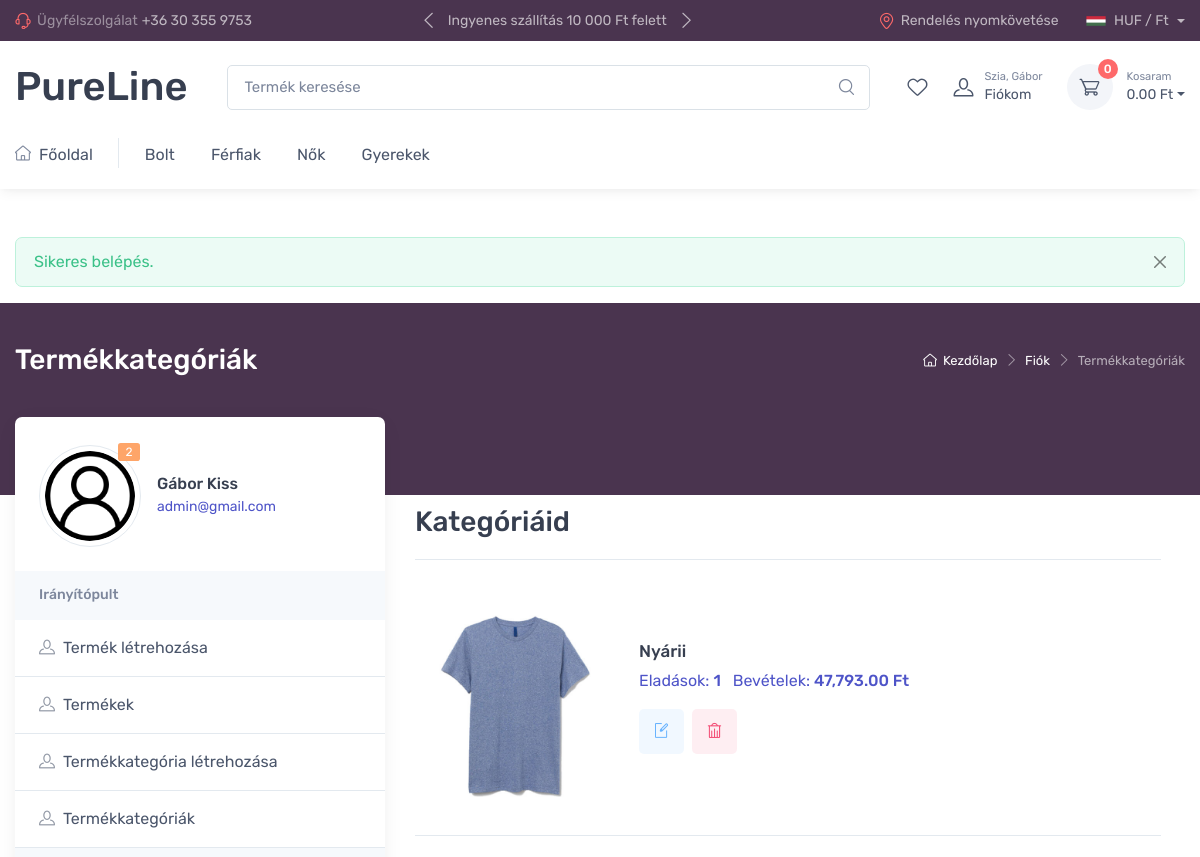
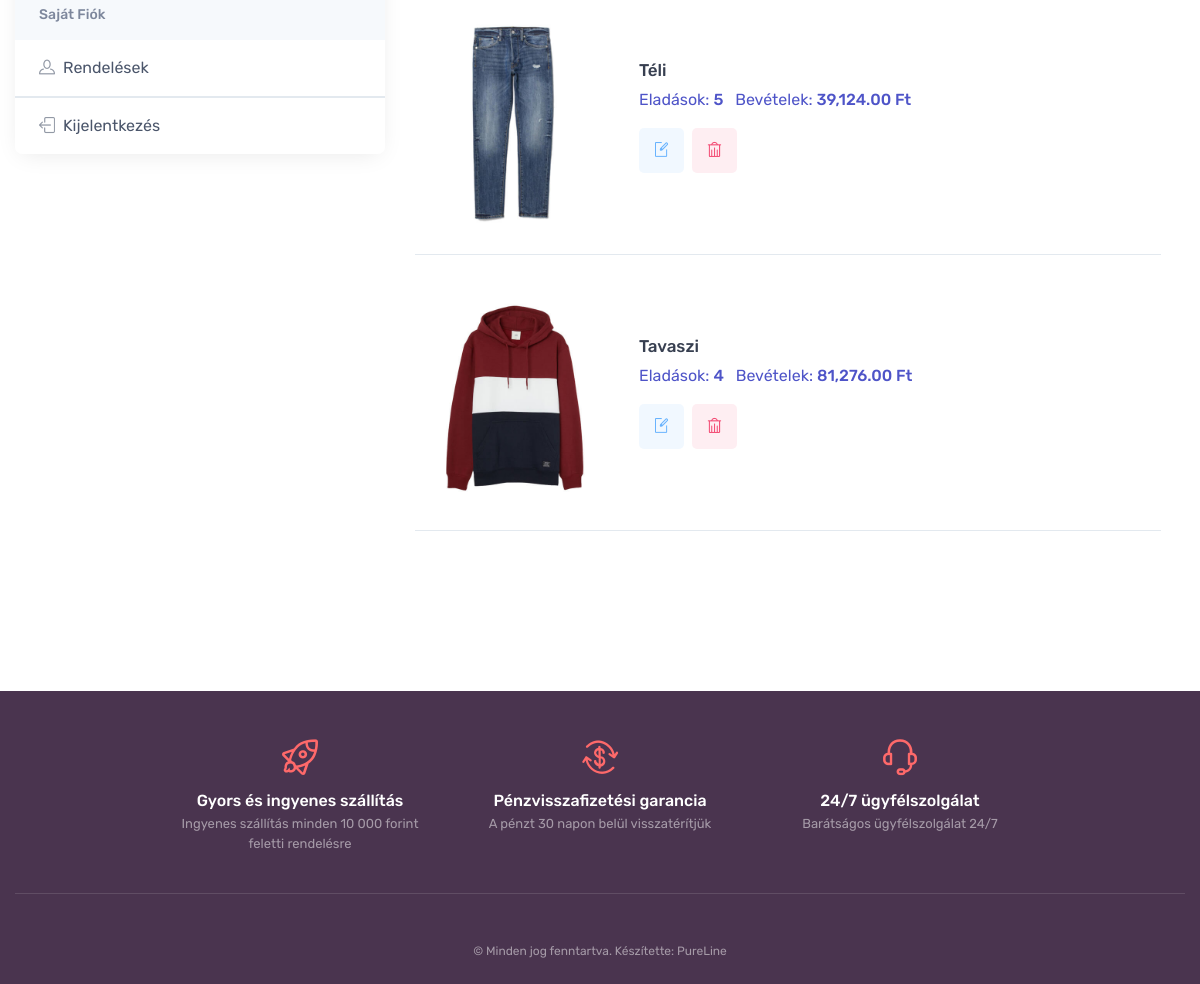
Screenshot of /admin-categories.php (signed in) with the database file from the repository (2 pictures, top to bottom).
### tables this page shows
CREATE TABLE `categories` (
  `id` int(11) NOT NULL,
  `name` text DEFAULT NULL,
  `photo` text DEFAULT NULL,
  `parent_id` int(11) DEFAULT NULL,
  `description` text DEFAULT NULL
);

### htdocs/files/functions.php (called while the page is built, shortened)
<?php
$conn = new mysqli ("localhost", "root","","shop");
$conn->set_charset("utf8mb4");
function db_select($table,$condition = null)
{
    $sql = "SELECT * FROM $table";
    if ($condition != null) {
        $sql .= " WHERE $condition";
    }
    global $conn;
    $res = $conn->query($sql);
    $rows = [];
    while ($row = $res->fetch_assoc()){
        $rows[] = $row;
    }
    return $rows;
}

### htdocs/admin-categories.php (the view, shortened to what this page needs)
<?php
require_once('files/functions.php');
$categories = db_select("categories", '1 ORDER BY id DESC');
$products = db_select("products", '1');
$orders = db_select("orders", '1');
$categoryProductCount = [];
$categoryEarnings = [];
foreach ($categories as $category) {
    $categoryId = $category['id'];
    $categoryProductCount[$categoryId] = 0;
    $categoryEarnings[$categoryId] = 0;
}
foreach ($orders as $order) {
    $cartData = json_decode($order['cart'], true);
    foreach ($cartData as $item) {
        $productId = $item['pro']['id'];
        $quantity = $item['quantity'];
        $productPrice = 0;
        foreach ($products as $product) {
            if ($product['id'] == $productId) {
                $productPrice = $product['price'];
                $categoryId = $product['category_id'];
                break;
            }
        }
        if (isset($categoryEarnings[$categoryId])) {
            $categoryProductCount[$categoryId] += $quantity;
            $categoryEarnings[$categoryId] += $productPrice * $quantity;
        }
    }
}
require_once('files/header.php');
?>
<div class="page-title-overlap bg-linecolor pt-4">
    <div class="container d-lg-flex justify-content-between py-2 py-lg-3">
        <div class="order-lg-2 mb-3 mb-lg-0 pt-lg-2">
            <nav aria-label="breadcrumb">
                <ol class="breadcrumb breadcrumb-light flex-lg-nowrap justify-content-center justify-content-lg-start">
                    <li class="breadcrumb-item"><a class="text-nowrap" href="index.php"><i class="ci-home"></i>Kezdőlap</a></li>
                    <li class="breadcrumb-item text-nowrap"><a href="#">Fiók</a></li>
                    <li class="breadcrumb-item text-nowrap active" aria-current="page">Termékkategóriák</li>
                </ol>
            </nav>
        </div>
        <div class="order-lg-1 pe-lg-4 text-center text-lg-start">
            <h1 class="h3 text-light mb-0">Termékkategóriák</h1>
        </div>
    </div>
</div>
<div class="container pb-5 mb-2 mb-md-4">
    <div class="row">
        <?php require_once('files/admin-account-sidebar.php'); ?>
        <section class="col-lg-8 pt-lg-4 pb-4 mb-3">
            <div class="pt-2 px-4 ps-lg-0 pe-xl-5">
                <div class="d-sm-flex flex-wrap justify-content-between align-items-center border-bottom">
                    <h2 class="h3 py-2 me-2 text-center text-sm-start mt-5">Kategóriáid</h2>
                </div>
                <?php
                foreach ($categories as $category) {
                    $categoryId = $category['id'];
                    $name = htmlspecialchars($category['name']);
                    $photoData = json_decode($category['photo'], true);
                    $photo = isset($photoData[0]['src']) ? htmlspecialchars($photoData[0]['src']) : '';
                    $salesCount = isset($categoryProductCount[$categoryId]) ? $categoryProductCount[$categoryId] : 0;
                    $earnings = isset($categoryEarnings[$categoryId]) ? $categoryEarnings[$categoryId] : 0;
                    $formattedEarnings = number_format($earnings, 2);
                    echo <<<EOF
                    <div class="d-block d-sm-flex align-items-center py-4 border-bottom">
                        <a class="d-block mb-3 mb-sm-0 me-sm-4 ms-sm-0 mx-auto" style="width: 12.5rem;">
                            <img class="rounded-3" src="$photo" alt="$name">
                        </a>
                        <div class="text-center text-sm-start">
                            <h3 class="h6 product-title mb-2">$name</h3>
                            <div class="d-inline-block text-accent">Eladások: <span class="fw-medium">$salesCount</span></div>
                            <div class="d-inline-block text-accent ms-2">Bevételek: <span class="fw-medium">$formattedEarnings Ft</span></div>
                            <div class="d-flex justify-content-center justify-content-sm-start pt-3">
                                <button class="btn bg-faded-info btn-icon me-2" type="button" data-bs-toggle="tooltip" title="Szerkesztés" data-id="$categoryId" onclick="editCategory(this)"><i class="ci-edit text-info"></i></button>
                                <button class="btn bg-faded-danger btn-icon" type="button" data-bs-toggle="tooltip" title="Törlés" data-id="$categoryId" onclick="deleteCategory(this)"><i class="ci-trash text-danger"></i></button>
                            </div>
                        </div>
                    </div>
                    EOF;
                }
                ?>
            </div>
        </section>
    </div>
</div>
<?php
require_once('files/footer.php');
?>

### htdocs/files/header.php (style rules this page uses)
.bg-linecolor { background-color:#4a344f; }

### rows the page displays
categories: shows a picture, name "Nyárii", id "1", id "47,793.00"
categories: shows a picture, name "Téli", id "5", id "39,124.00"
categories: shows a picture, name "Tavaszi", id "4", id "81,276.00"

### other values shown
$_SESSION['user']['last_name'] "Gábor"
$cart_count "0"
$cart_total "0.00"
$_SESSION['alert']['message'] "Sikeres belépés."
$u["id"] "2"
$u["last_name"] "Gábor"
$u["first_name"] "Kiss"
$u["email"] "admin@gmail.com"
